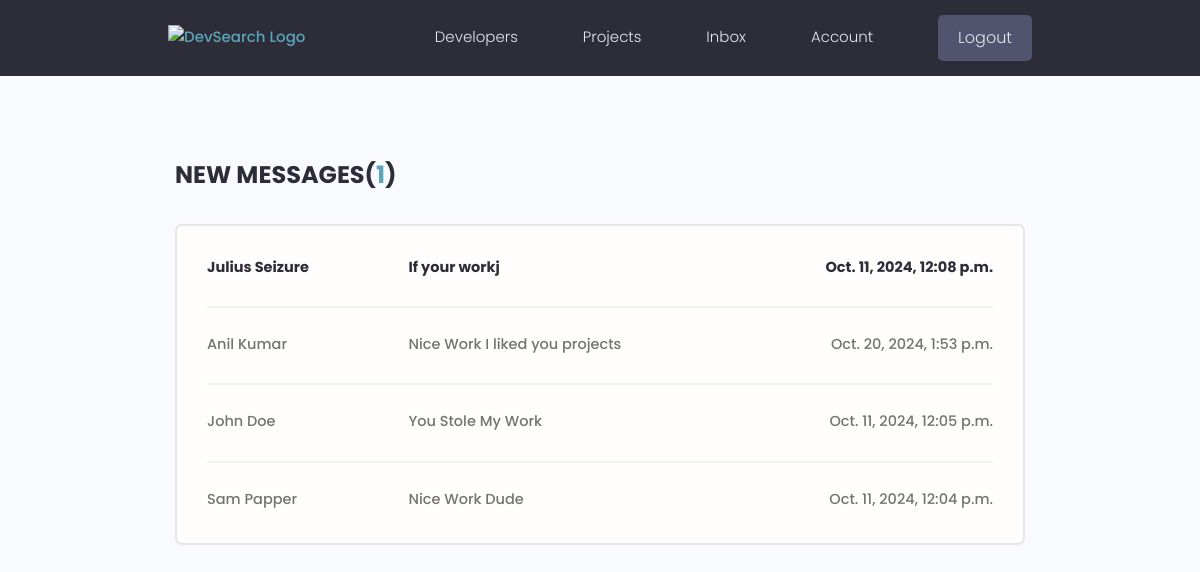
The page /inbox/ (signed in) on the database its author committed.
### users/models.py (models this page shows, shortened)
class Message(models.Model):
    sender = models.ForeignKey(Profile, on_delete=models.SET_NULL, null=True, blank=True)
    recipient = models.ForeignKey(Profile, on_delete=models.SET_NULL, null=True, blank=True, related_name="messages")
    name = models.CharField(max_length=200, null=True, blank=True)
    email = models.EmailField(max_length=200, null=True, blank=True)
    subject = models.CharField(max_length=200, null=True, blank=True)
    body = models.TextField()
    is_read = models.BooleanField(default=False, null=True)
    created = models.DateTimeField(auto_now_add=True)
    id = models.UUIDField(default=uuid.uuid4, unique=True, primary_key=True,editable=False)
    class Meta:
        ordering = ['is_read', '-created']

### users/views.py (the view)
# urls.py: path('inbox/', views.inbox, name="inbox"),
@login_required(login_url='login')
def inbox(request):
    profile = request.user.profile
    messageRequests = profile.messages.all()
    unreadCount  = messageRequests.filter(is_read=False).count()
    context = {'messageRequests':messageRequests, 'unreadCount':unreadCount}
    return render(request, 'users/inbox.html', context)

### users/templates/users/inbox.html
{% extends 'main.html' %}
{% block content %}
<main class="inbox my-xl">
  <div class="content-box">
    <h3 class="inbox__title">New Messages(<span>{{unreadCount}}</span>)</h3>
    <ul class="messages">
      {% for message in messageRequests %}
      {% if message.is_read == False %}
      <li class="message message--unread">
        {% else %}
      <li class="message">
        {% endif %}
        <a href="{% url 'message' message.id %}">
          <span class="message__author">{{message.name}}</span>
          <span class="message__subject">{{message.subject}}</span>
          <span class="message__date">{{message.created}}</span>
        </a>
      </li>
      {% endfor %}
    </ul>
  </div>
</main>
{% endblock content %}

### static/styles/app.css (style rules this page uses)
:root { --color-sub: #2d2d39; }
.content-box { width: 95%; max-width: 85rem; margin: 0 auto; }
.inbox { height: 90vh; }
.inbox__title, .inbox__title span { font-size: 2.4rem; font-weight: 700; color: var(--color-sub); text-transform: uppercase; text-align: left; margin-bottom: 3rem; }
.inbox__title span { color: var(--color-main); }
.messages { list-style: none; background: var(--color-white); padding: 0.5rem 3rem; border: 2px solid var(--color-light); border-radius: 0.7rem; }
.message { padding: 2.5rem 0; }
.message > a span { font-size: 1.45rem; font-weight: 500; }
.message.message--unread a span { font-weight: 700; color: var(--color-sub); }
.message:not(:last-child) { border-bottom: 2px solid var(--color-white-light); }
.message > a { display: flex; gap: 1rem; }
.message__author, .message__date { flex-basis: 25%; }
.message__subject { flex-basis: 50%; }
.message__date { text-align: right; }

### static/uikit/styles/modules/_variables.css (style rules this page uses)
:root { --color-main: #5aa5b9; --color-main-light: #e6faff; --color-sub: #3f4156; --color-sub-light: #51546e; --color-sub-lighter: #ededfd; --color-text: #737373; --color-gray: #8b8b8b; --color-light: #e5e7eb; --color-light-gray: #767676; --color-bg: #f8fafd; --color-white: #fffefd; --color-white-light: #f3f3f3; --color-success: #359e64; --color-success-bg: #def8e8; --color-error: #fc4b0b; --color-error-bg: #fff2ee; --font-base: 'Poppins', arial, helvetica, 'Segoe UI', roboto, ubuntu, sans-serif; --font-monospace: 'Fira Code', 'Courier New', courier, monospace; --font-regular: 300; --font-medium: 500; --font-bold: 700; --generic-shadow: 1px 1px 5px #00000010; --generic-transition: all 0.3s ease-in-out; }

### static/uikit/styles/modules/_base.css (style rules this page uses)
* { margin: 0; padding: 0; box-sizing: border-box; text-rendering: optimizeLegibility; color: inherit; font-size: inherit; }
html { font-size: 50%; }
@media only screen and (min-width: 480px) { html { font-size: 56.25%; } }
@media only screen and (min-width: 1200px) { html { font-size: 62.5%; } }
body { line-height: 1.6; font-weight: 400; font-size: 1.5rem; color: var(--color-text); background-color: var(--color-bg); min-height: 100vh; }

### static/uikit/styles/modules/_typography.css (style rules this page uses)
* { font-family: var(--font-base); }
h3 { font-size: 3.2rem; font-weight: var(--font-medium); }
p, span, strong { font-size: 1.6rem; color: var(--color-text); font-weight: var(--font-regular); }
a { padding-bottom: 2px; text-decoration: none; display: inline-block; color: var(--color-main); font-weight: var(--font-medium); }

### static/uikit/styles/modules/_utilities.css (style rules this page uses)
.my-xl { margin: 8rem auto; }

### rows shown on the page
Message: name "Julius Seizure", subject "If your workj", created "Oct. 11, 2024, 12:08 p.m."
Message: name "Anil Kumar", subject "Nice Work I liked you projects", created "Oct. 20, 2024, 1:53 p.m."
Message: name "John Doe", subject "You Stole My Work", created "Oct. 11, 2024, 12:05 p.m."
Message: name "Sam Papper", subject "Nice Work Dude", created "Oct. 11, 2024, 12:04 p.m."

### other values the page prints
{{ unreadCount }} "1"
